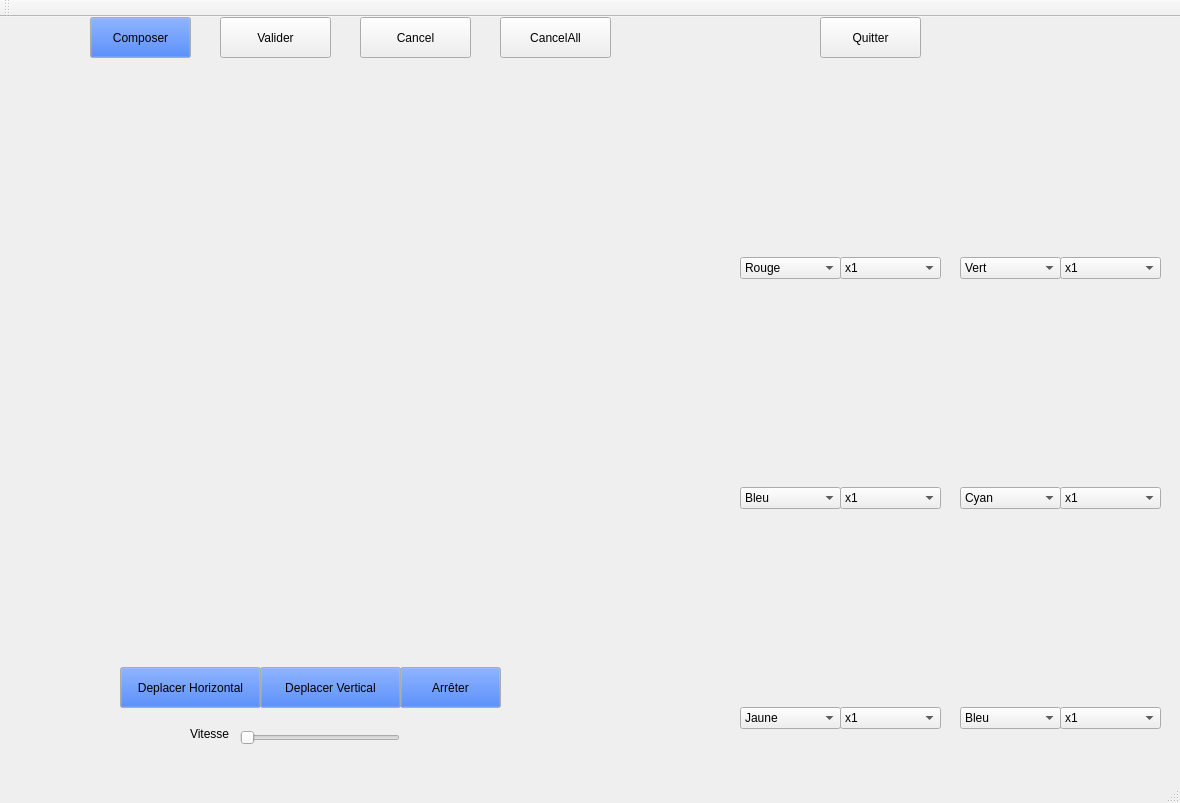
<?xml version="1.0" encoding="UTF-8"?>
<ui version="4.0">
 <class>MainWindow</class>
 <widget class="QMainWindow" name="MainWindow">
  <property name="geometry">
   <rect>
    <x>0</x>
    <y>0</y>
    <width>1180</width>
    <height>803</height>
   </rect>
  </property>
  <property name="windowTitle">
   <string>MainWindow</string>
  </property>
  <widget class="QWidget" name="centralWidget">
   <widget class="QComboBox" name="boxr2">
    <property name="geometry">
     <rect>
      <x>960</x>
      <y>690</y>
      <width>101</width>
      <height>22</height>
     </rect>
    </property>
    <item>
     <property name="text">
      <string>Bleu</string>
     </property>
    </item>
    <item>
     <property name="text">
      <string>Vert</string>
     </property>
    </item>
    <item>
     <property name="text">
      <string>Rouge</string>
     </property>
    </item>
    <item>
     <property name="text">
      <string>Jaune</string>
     </property>
    </item>
    <item>
     <property name="text">
      <string>Cyan</string>
     </property>
    </item>
   </widget>
   <widget class="QComboBox" name="boxr1">
    <property name="geometry">
     <rect>
      <x>960</x>
      <y>470</y>
      <width>101</width>
      <height>22</height>
     </rect>
    </property>
    <item>
     <property name="text">
      <string>Cyan</string>
     </property>
    </item>
    <item>
     <property name="text">
      <string>Rouge</string>
     </property>
    </item>
    <item>
     <property name="text">
      <string>Bleu</string>
     </property>
    </item>
    <item>
     <property name="text">
      <string>Vert</string>
     </property>
    </item>
    <item>
     <property name="text">
      <string>Jaune</string>
     </property>
    </item>
   </widget>
   <widget class="QComboBox" name="boxc1">
    <property name="geometry">
     <rect>
      <x>740</x>
      <y>240</y>
      <width>101</width>
      <height>22</height>
     </rect>
    </property>
    <property name="autoFillBackground">
     <bool>false</bool>
    </property>
    <item>
     <property name="text">
      <string>Rouge</string>
     </property>
    </item>
    <item>
     <property name="text">
      <string>Bleu</string>
     </property>
    </item>
    <item>
     <property name="text">
      <string>Vert</string>
     </property>
    </item>
    <item>
     <property name="text">
      <string>Jaune</string>
     </property>
    </item>
    <item>
     <property name="text">
      <string>Cyan</string>
     </property>
    </item>
   </widget>
   <widget class="QComboBox" name="boxr">
    <property name="geometry">
     <rect>
      <x>960</x>
      <y>240</y>
      <width>101</width>
      <height>22</height>
     </rect>
    </property>
    <item>
     <property name="text">
      <string>Vert</string>
     </property>
    </item>
    <item>
     <property name="text">
      <string>Rouge</string>
     </property>
    </item>
    <item>
     <property name="text">
      <string>Bleu</string>
     </property>
    </item>
    <item>
     <property name="text">
      <string>Jaune</string>
     </property>
    </item>
    <item>
     <property name="text">
      <string>Cyan</string>
     </property>
    </item>
   </widget>
   <widget class="QComboBox" name="boxc2">
    <property name="geometry">
     <rect>
      <x>740</x>
      <y>470</y>
      <width>101</width>
      <height>22</height>
     </rect>
    </property>
    <item>
     <property name="text">
      <string>Bleu</string>
     </property>
    </item>
    <item>
     <property name="text">
      <string>Rouge</string>
     </property>
    </item>
    <item>
     <property name="text">
      <string>Vert</string>
     </property>
    </item>
    <item>
     <property name="text">
      <string>Jaune</string>
     </property>
    </item>
    <item>
     <property name="text">
      <string>Cyan</string>
     </property>
    </item>
   </widget>
   <widget class="QComboBox" name="boxt1">
    <property name="geometry">
     <rect>
      <x>740</x>
      <y>690</y>
      <width>101</width>
      <height>22</height>
     </rect>
    </property>
    <item>
     <property name="text">
      <string>Jaune</string>
     </property>
    </item>
    <item>
     <property name="text">
      <string>Rouge</string>
     </property>
    </item>
    <item>
     <property name="text">
      <string>Bleu</string>
     </property>
    </item>
    <item>
     <property name="text">
      <string>Vert</string>
     </property>
    </item>
    <item>
     <property name="text">
      <string>Cyan</string>
     </property>
    </item>
   </widget>
   <widget class="QPushButton" name="boutonCompo">
    <property name="geometry">
     <rect>
      <x>90</x>
      <y>0</y>
      <width>101</width>
      <height>41</height>
     </rect>
    </property>
    <property name="palette">
     <palette>
      <active>
       <colorrole role="Button">
        <brush brushstyle="SolidPattern">
         <color alpha="255">
          <red>0</red>
          <green>85</green>
          <blue>255</blue>
         </color>
        </brush>
       </colorrole>
      </active>
      <inactive>
       <colorrole role="Button">
        <brush brushstyle="SolidPattern">
         <color alpha="255">
          <red>0</red>
          <green>85</green>
          <blue>255</blue>
         </color>
        </brush>
       </colorrole>
      </inactive>
      <disabled>
       <colorrole role="Button">
        <brush brushstyle="SolidPattern">
         <color alpha="255">
          <red>0</red>
          <green>85</green>
          <blue>255</blue>
         </color>
        </brush>
       </colorrole>
      </disabled>
     </palette>
    </property>
    <property name="cursor">
     <cursorShape>OpenHandCursor</cursorShape>
    </property>
    <property name="text">
     <string>Composer</string>
    </property>
   </widget>
   <widget class="QPushButton" name="boutonQuitter">
    <property name="geometry">
     <rect>
      <x>820</x>
      <y>0</y>
      <width>101</width>
      <height>41</height>
     </rect>
    </property>
    <property name="cursor">
     <cursorShape>OpenHandCursor</cursorShape>
    </property>
    <property name="text">
     <string>Quitter</string>
    </property>
   </widget>
   <widget class="QPushButton" name="boutonArreter">
    <property name="geometry">
     <rect>
      <x>400</x>
      <y>650</y>
      <width>101</width>
      <height>41</height>
     </rect>
    </property>
    <property name="palette">
     <palette>
      <active>
       <colorrole role="Button">
        <brush brushstyle="SolidPattern">
         <color alpha="255">
          <red>0</red>
          <green>85</green>
          <blue>255</blue>
         </color>
        </brush>
       </colorrole>
      </active>
      <inactive>
       <colorrole role="Button">
        <brush brushstyle="SolidPattern">
         <color alpha="255">
          <red>0</red>
          <green>85</green>
          <blue>255</blue>
         </color>
        </brush>
       </colorrole>
      </inactive>
      <disabled>
       <colorrole role="Button">
        <brush brushstyle="SolidPattern">
         <color alpha="255">
          <red>0</red>
          <green>85</green>
          <blue>255</blue>
         </color>
        </brush>
       </colorrole>
      </disabled>
     </palette>
    </property>
    <property name="cursor">
     <cursorShape>OpenHandCursor</cursorShape>
    </property>
    <property name="text">
     <string>Arrêter</string>
    </property>
   </widget>
   <widget class="QSlider" name="boutonVitesse">
    <property name="geometry">
     <rect>
      <x>240</x>
      <y>710</y>
      <width>160</width>
      <height>22</height>
     </rect>
    </property>
    <property name="orientation">
     <enum>Qt::Horizontal</enum>
    </property>
   </widget>
   <widget class="QPushButton" name="boutonDeplacerVertical">
    <property name="geometry">
     <rect>
      <x>260</x>
      <y>650</y>
      <width>141</width>
      <height>41</height>
     </rect>
    </property>
    <property name="palette">
     <palette>
      <active>
       <colorrole role="Button">
        <brush brushstyle="SolidPattern">
         <color alpha="255">
          <red>0</red>
          <green>85</green>
          <blue>255</blue>
         </color>
        </brush>
       </colorrole>
      </active>
      <inactive>
       <colorrole role="Button">
        <brush brushstyle="SolidPattern">
         <color alpha="255">
          <red>0</red>
          <green>85</green>
          <blue>255</blue>
         </color>
        </brush>
       </colorrole>
      </inactive>
      <disabled>
       <colorrole role="Button">
        <brush brushstyle="SolidPattern">
         <color alpha="255">
          <red>0</red>
          <green>85</green>
          <blue>255</blue>
         </color>
        </brush>
       </colorrole>
      </disabled>
     </palette>
    </property>
    <property name="cursor">
     <cursorShape>OpenHandCursor</cursorShape>
    </property>
    <property name="text">
     <string>Deplacer Vertical</string>
    </property>
   </widget>
   <widget class="QPushButton" name="boutonDeplacerHorizontal">
    <property name="geometry">
     <rect>
      <x>120</x>
      <y>650</y>
      <width>141</width>
      <height>41</height>
     </rect>
    </property>
    <property name="palette">
     <palette>
      <active>
       <colorrole role="Button">
        <brush brushstyle="SolidPattern">
         <color alpha="255">
          <red>0</red>
          <green>85</green>
          <blue>255</blue>
         </color>
        </brush>
       </colorrole>
      </active>
      <inactive>
       <colorrole role="Button">
        <brush brushstyle="SolidPattern">
         <color alpha="255">
          <red>0</red>
          <green>85</green>
          <blue>255</blue>
         </color>
        </brush>
       </colorrole>
      </inactive>
      <disabled>
       <colorrole role="Button">
        <brush brushstyle="SolidPattern">
         <color alpha="255">
          <red>0</red>
          <green>85</green>
          <blue>255</blue>
         </color>
        </brush>
       </colorrole>
      </disabled>
     </palette>
    </property>
    <property name="cursor">
     <cursorShape>OpenHandCursor</cursorShape>
    </property>
    <property name="text">
     <string>Deplacer Horizontal</string>
    </property>
   </widget>
   <widget class="QPushButton" name="boutonCancelAll">
    <property name="geometry">
     <rect>
      <x>500</x>
      <y>0</y>
      <width>111</width>
      <height>41</height>
     </rect>
    </property>
    <property name="cursor">
     <cursorShape>OpenHandCursor</cursorShape>
    </property>
    <property name="text">
     <string>CancelAll</string>
    </property>
   </widget>
   <widget class="QPushButton" name="boutonValider">
    <property name="geometry">
     <rect>
      <x>220</x>
      <y>0</y>
      <width>111</width>
      <height>41</height>
     </rect>
    </property>
    <property name="cursor">
     <cursorShape>OpenHandCursor</cursorShape>
    </property>
    <property name="text">
     <string>Valider</string>
    </property>
   </widget>
   <widget class="QPushButton" name="boutonCancel">
    <property name="geometry">
     <rect>
      <x>360</x>
      <y>0</y>
      <width>111</width>
      <height>41</height>
     </rect>
    </property>
    <property name="cursor">
     <cursorShape>OpenHandCursor</cursorShape>
    </property>
    <property name="text">
     <string>Cancel</string>
    </property>
   </widget>
   <widget class="QLabel" name="label">
    <property name="geometry">
     <rect>
      <x>190</x>
      <y>710</y>
      <width>47</width>
      <height>13</height>
     </rect>
    </property>
    <property name="text">
     <string>Vitesse</string>
    </property>
   </widget>
   <widget class="QComboBox" name="boxTc1">
    <property name="geometry">
     <rect>
      <x>840</x>
      <y>240</y>
      <width>101</width>
      <height>22</height>
     </rect>
    </property>
    <item>
     <property name="text">
      <string>x1</string>
     </property>
    </item>
    <item>
     <property name="text">
      <string>x0.5</string>
     </property>
    </item>
    <item>
     <property name="text">
      <string>x1.5</string>
     </property>
    </item>
   </widget>
   <widget class="QComboBox" name="boxTr">
    <property name="geometry">
     <rect>
      <x>1060</x>
      <y>240</y>
      <width>101</width>
      <height>22</height>
     </rect>
    </property>
    <item>
     <property name="text">
      <string>x1</string>
     </property>
    </item>
    <item>
     <property name="text">
      <string>x0.5</string>
     </property>
    </item>
    <item>
     <property name="text">
      <string>x1.5</string>
     </property>
    </item>
   </widget>
   <widget class="QComboBox" name="boxTc2">
    <property name="geometry">
     <rect>
      <x>840</x>
      <y>470</y>
      <width>101</width>
      <height>22</height>
     </rect>
    </property>
    <item>
     <property name="text">
      <string>x1</string>
     </property>
    </item>
    <item>
     <property name="text">
      <string>x0.5</string>
     </property>
    </item>
    <item>
     <property name="text">
      <string>x1.5</string>
     </property>
    </item>
   </widget>
   <widget class="QComboBox" name="boxTr1">
    <property name="geometry">
     <rect>
      <x>1060</x>
      <y>470</y>
      <width>101</width>
      <height>22</height>
     </rect>
    </property>
    <item>
     <property name="text">
      <string>x1</string>
     </property>
    </item>
    <item>
     <property name="text">
      <string>x0.5</string>
     </property>
    </item>
    <item>
     <property name="text">
      <string>x1.5</string>
     </property>
    </item>
   </widget>
   <widget class="QComboBox" name="boxTt1">
    <property name="geometry">
     <rect>
      <x>840</x>
      <y>690</y>
      <width>101</width>
      <height>22</height>
     </rect>
    </property>
    <item>
     <property name="text">
      <string>x1</string>
     </property>
    </item>
    <item>
     <property name="text">
      <string>x0.5</string>
     </property>
    </item>
    <item>
     <property name="text">
      <string>x1.5</string>
     </property>
    </item>
   </widget>
   <widget class="QComboBox" name="boxTr2">
    <property name="geometry">
     <rect>
      <x>1060</x>
      <y>690</y>
      <width>101</width>
      <height>22</height>
     </rect>
    </property>
    <item>
     <property name="text">
      <string>x1</string>
     </property>
    </item>
    <item>
     <property name="text">
      <string>x0.5</string>
     </property>
    </item>
    <item>
     <property name="text">
      <string>x1.5</string>
     </property>
    </item>
   </widget>
  </widget>
  <widget class="QMenuBar" name="menuBar">
   <property name="geometry">
    <rect>
     <x>0</x>
     <y>0</y>
     <width>1180</width>
     <height>25</height>
    </rect>
   </property>
  </widget>
  <widget class="QToolBar" name="mainToolBar">
   <attribute name="toolBarArea">
    <enum>TopToolBarArea</enum>
   </attribute>
   <attribute name="toolBarBreak">
    <bool>false</bool>
   </attribute>
  </widget>
  <widget class="QStatusBar" name="statusBar"/>
 </widget>
 <layoutdefault spacing="6" margin="11"/>
 <resources/>
 <connections/>
</ui>
